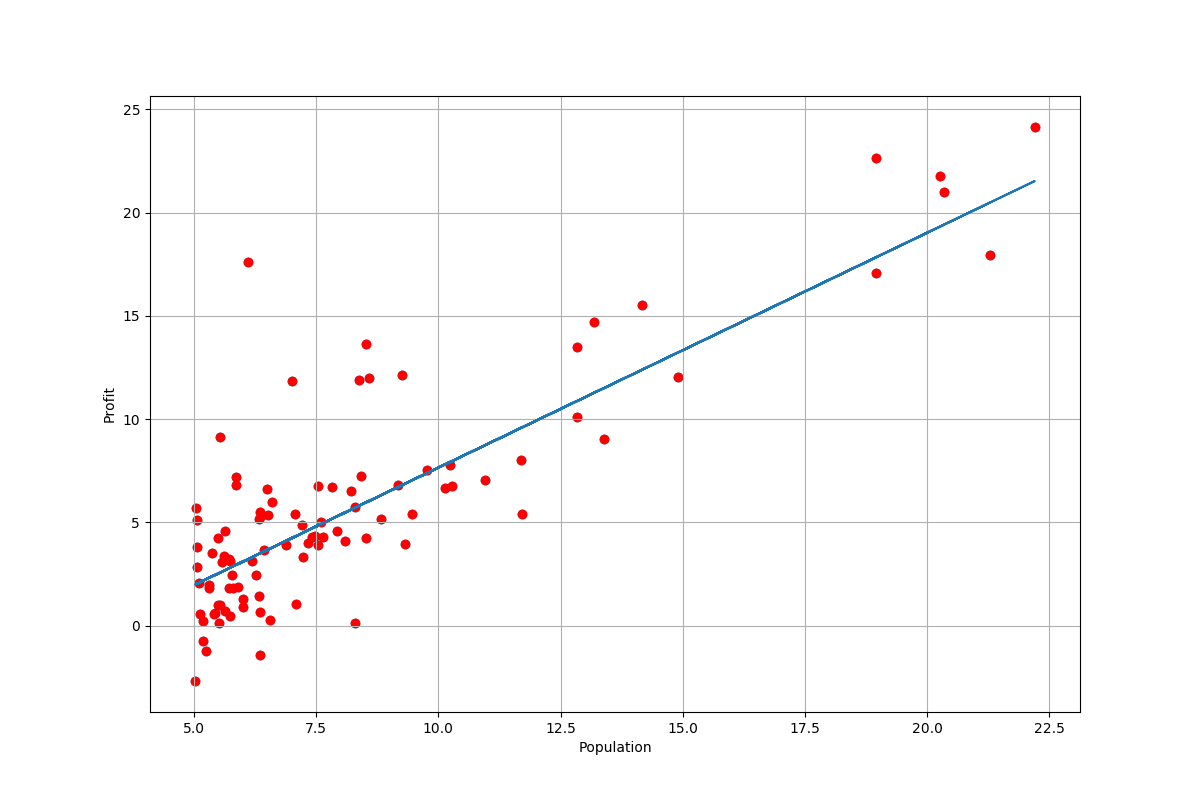

The script that saved this image:
import os
os.environ['TF_CPP_MIN_LOG_LEVEL'] = '3'

import tensorflow as tf
import numpy as np
import matplotlib.pyplot as plt
import pandas as pd

alpha = 0.01
iters = 2000
step = 50

data = pd.read_csv('../datasets/population_location.txt', header=None, names=['Population', 'Profit'])
data.plot(kind='scatter', x='Population', y='Profit', figsize=(12,8))
print(data.head())

# set X (training data) and y (target variable)
cols = data.shape[1]
X = data.iloc[:,0:cols-1]
y = data.iloc[:,cols-1:cols]

# convert from data frames to numpy matrices
train_X = np.array(X.values)
train_y = np.array(y.values)
n_samples = train_X.shape[0]

X = tf.placeholder(tf.float32)
Y = tf.placeholder(tf.float32)

W = tf.Variable(np.random.randn())
b = tf.Variable(np.random.randn())
activation = W * X + b

cost = tf.reduce_sum(tf.square(activation-Y)) / (2 * n_samples)
optimizer = tf.train.GradientDescentOptimizer(alpha).minimize(cost)

init = tf.global_variables_initializer()

with tf.Session() as sess:
    sess.run(init)

    for epoch in range(iters):
        for (x, y) in zip(train_X, train_y):
            sess.run(optimizer, feed_dict={X:x, Y:y})

        if epoch % step == 0:
            print('Epoch:%d' % (epoch+1),'cost:{:.9f}'.format(sess.run(cost,feed_dict={X:train_X,Y:train_y})),\
                  'W:',sess.run(W),'b:',sess.run(b))
    
    print("Optimization Finished!")
    print('Epoch:%d' % (epoch + 1), 'cost:{:.9f}'.format(sess.run(cost, feed_dict={X: train_X, Y: train_y})), \
          'W:', sess.run(W), 'b:', sess.run(b))

    plt.scatter(train_X, train_y,c='r',marker='o')
    plt.plot(train_X, sess.run(W) * train_X + sess.run(b))
    plt.savefig('tensorflow_linear_regression.png')
    plt.show()